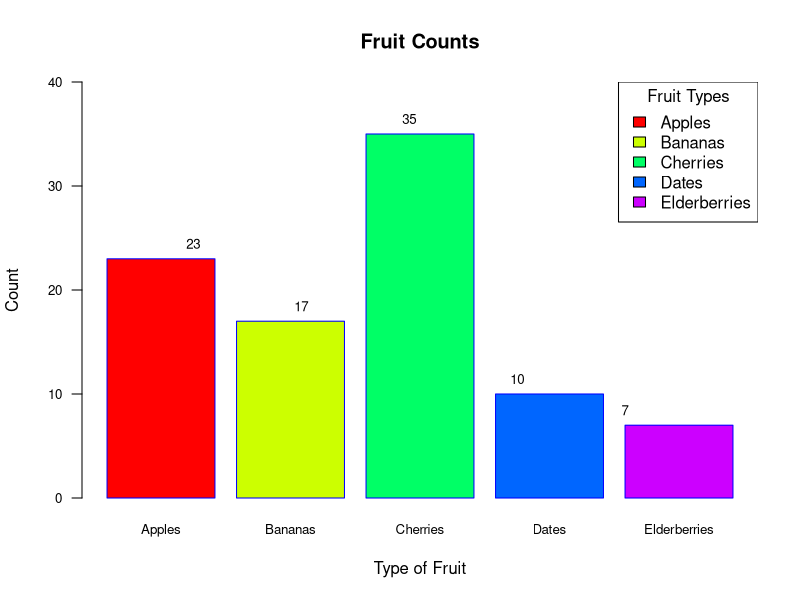

Generate this figure with R:
# Filename: _039_barplot.R
# Title: Barplot in R
# Author: Raghava | GitHub: @raghavtwenty
# Date Created: June 14, 2024 | Last Updated: June 14, 2024
# Language: R | Version: 4.4.0

# Create data vectors
fruit <- c("Apples", "Bananas", "Cherries", "Dates", "Elderberries")
counts <- c(23, 17, 35, 10, 7)

# Customized bar plot
barplot(counts,
        names.arg = fruit,
        col = rainbow(length(fruit)),   # Use rainbow colors
        main = "Fruit Counts",          # Main title
        xlab = "Type of Fruit",         # X-axis label
        ylab = "Count",                 # Y-axis label
        ylim = c(0, max(counts) + 5),   # Y-axis limits
        border = "blue",                # Border color for the bars
        las = 1,                        # Make the labels perpendicular to the axis
        cex.names = 0.8,                # Change size of the names on X-axis
        cex.axis = 0.8)                 # Change size of the labels on Y-axis

# Adding text at the top of each bar
text(x = seq_along(counts),
    y = counts,
    label = counts,
    pos = 3,                           # Position above the bar
    cex = 0.8,                         # Text size
    col = "black",
)                     # Text color

# Adding a legend
legend("topright",
    legend = fruit,
    fill = rainbow(length(fruit)),
    title = "Fruit Types",
)
